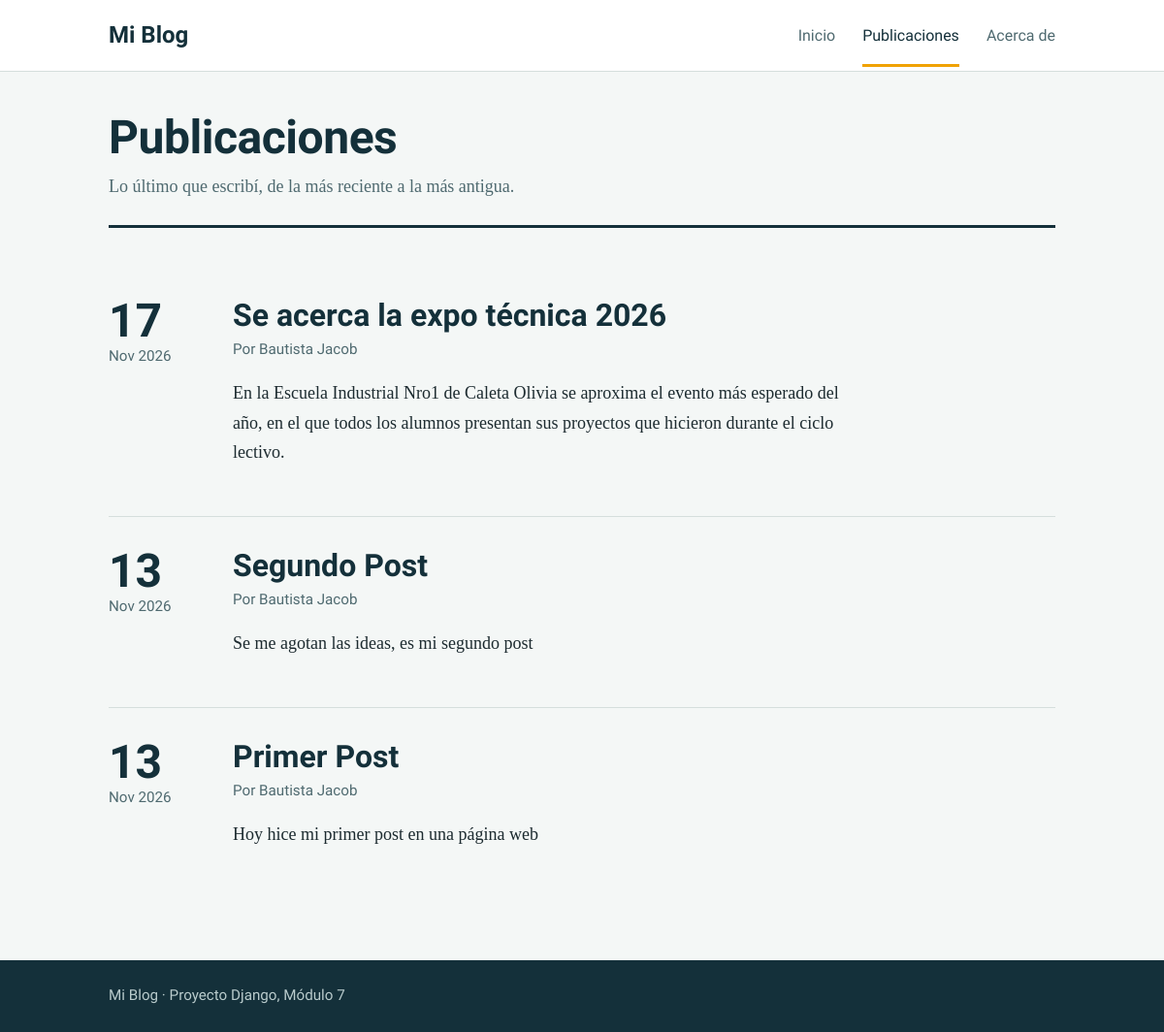
/posts/, run on the app's committed database.
### posts/models.py (models this page shows, shortened)
class Post(models.Model):
    ESTADO_BORRADOR = 'borrador'
    ESTADO_PUBLICADO = 'publicado'
    ESTADO_ARCHIVADO = 'archivado'
    ESTADOS = [
        (ESTADO_BORRADOR, 'Borrador'),
        (ESTADO_PUBLICADO, 'Publicado'),
        (ESTADO_ARCHIVADO, 'Archivado'),
    ]
    titulo = models.CharField(max_length=200)
    contenido = models.TextField()
    autor = models.CharField(max_length=100)
    fecha_creacion = models.DateTimeField(auto_now_add=True)
    estado = models.CharField(
        max_length=10,
        choices=ESTADOS,
        default=ESTADO_BORRADOR,
    )

### posts/views.py (the view)
# urls.py: path('posts/', views.lista_posts, name='lista_posts'),
def lista_posts(request):
    posts = Post.objects.filter(estado="publicado").order_by("-fecha_creacion")
    context = {
        "posts": posts
    }
    return render(request, "posts/lista_posts.html", context)

### posts/templates/posts/lista_posts.html (shortened to what this page needs)
{% extends 'posts/base.html' %}
{% block contenido %}
<section class="seccion">
    <h1 class="seccion-titulo">Publicaciones</h1>
    <p class="seccion-intro">Lo último que escribí, de la más reciente a la más antigua.</p>
    <div class="lista-posts">
        {% for post in posts %}
        <article class="post">
            <time class="post-fecha" datetime="{{ post.fecha_creacion|date:'c' }}">
                <span class="post-dia">{{ post.fecha_creacion|date:"d" }}</span>
                <span class="post-mes">{{ post.fecha_creacion|date:"M Y" }}</span>
            </time>
            <div class="post-cuerpo">
                <h2 class="post-titulo">{{ post.titulo }}</h2>
                <p class="post-meta">Por {{ post.autor }}</p>
                <div class="post-contenido">{{ post.contenido|linebreaks }}</div>
            </div>
        </article>
        {% empty %}
        <div class="vacio">
            <h2>Todavía no hay publicaciones</h2>
            <p>Entrá al <a href="/admin/">panel de administración</a>, creá un post y cambiá su estado a «Publicado» para verlo acá.</p>
        </div>
        {% endfor %}
    </div>
</section>
{% endblock %}

### posts/templates/posts/base.html (shortened to what this page needs)
{% load static %}
<!DOCTYPE html>
<html lang="es">
<head>
    <link rel="stylesheet" href="{% static 'posts/css/estilos.css' %}">
</head>
<body>
    <header class="cabecera">
        <div class="cabecera-interior">
            <a class="marca" href="{% url 'posts:inicio' %}">Mi Blog</a>
            <nav class="menu" aria-label="Principal">
                <a href="{% url 'posts:inicio' %}"
                   {% if request.resolver_match.url_name == 'inicio' %}aria-current="page"{% endif %}>Inicio</a>
                <a href="{% url 'posts:lista_posts' %}"
                   {% if request.resolver_match.url_name == 'lista_posts' %}aria-current="page"{% endif %}>Publicaciones</a>
                <a href="{% url 'posts:acerca' %}"
                   {% if request.resolver_match.url_name == 'acerca' %}aria-current="page"{% endif %}>Acerca de</a>
            </nav>
        </div>
    </header>
    <main id="contenido" class="contenedor">
        {% block contenido %}{% endblock %}
    </main>
    <footer class="pie">
        <div class="pie-interior">
            <p>Mi Blog · Proyecto Django, Módulo 7</p>
        </div>
    </footer>
</body>
</html>

### posts/static/posts/css/estilos.css (style rules this page uses)
:root { --petroleo: #14303a; --petroleo-suave: #1f4755; --azafran: #f0a202; --papel: #f4f7f6; --superficie: #ffffff; --linea: #d5dedc; --texto: #1d2b30; --texto-suave: #4f6a70; --fuente-titulos: "Bricolage Grotesque", "Segoe UI", system-ui, sans-serif; --fuente-texto: "Source Serif 4", Georgia, "Times New Roman", serif; --ancho: 64rem; --ancho-lectura: 40rem; }
*, *::before, *::after { box-sizing: border-box; }
html { scroll-behavior: smooth; }
body { margin: 0; min-height: 100vh; display: flex; flex-direction: column; background: var(--papel); color: var(--texto); font-family: var(--fuente-texto); font-size: 1.125rem; line-height: 1.7; }
h1, h2, h3 { font-family: var(--fuente-titulos); color: var(--petroleo); line-height: 1.15; margin: 0 0 0.5rem; }
a { color: var(--petroleo-suave); text-underline-offset: 0.2em; }
.cabecera { background: var(--superficie); border-bottom: 1px solid var(--linea); }
.cabecera-interior { max-width: var(--ancho); margin: 0 auto; padding: 0 1.5rem; display: flex; align-items: center; justify-content: space-between; flex-wrap: wrap; gap: 0.5rem 2rem; }
.marca { font-family: var(--fuente-titulos); font-weight: 700; font-size: 1.5rem; color: var(--petroleo); text-decoration: none; padding: 1rem 0; }
.menu { display: flex; gap: 1.75rem; }
.menu a { font-family: var(--fuente-titulos); font-weight: 500; font-size: 1rem; color: var(--texto-suave); text-decoration: none; padding: 1.2rem 0 1.05rem; border-bottom: 3px solid transparent; }
.menu a[aria-current="page"] { color: var(--petroleo); border-bottom-color: var(--azafran); }
.contenedor { flex: 1; width: 100%; max-width: var(--ancho); margin: 0 auto; padding: 2.5rem 1.5rem 4rem; }
.seccion-titulo { font-size: clamp(2rem, 5vw, 3rem); letter-spacing: -0.01em; }
.seccion-intro { color: var(--texto-suave); margin: 0 0 2.5rem; padding-bottom: 1.5rem; border-bottom: 3px solid var(--petroleo); }
.post { display: grid; grid-template-columns: 6.5rem minmax(0, 1fr); gap: 1.5rem; padding: 2rem 0; border-bottom: 1px solid var(--linea); }
.post:last-child { border-bottom: none; }
.post-fecha { font-family: var(--fuente-titulos); color: var(--petroleo); line-height: 1; }
.post-dia { display: block; font-size: 3rem; font-weight: 700; }
.post-mes { display: block; margin-top: 0.35rem; font-size: 0.95rem; font-weight: 500; color: var(--texto-suave); text-transform: capitalize; }
.post-titulo { font-size: clamp(1.5rem, 3.5vw, 2rem); color: var(--petroleo); margin-bottom: 0.3rem; }
.post-meta { font-family: var(--fuente-titulos); font-size: 0.95rem; color: var(--texto-suave); margin: 0 0 1rem; }
.post-contenido { max-width: var(--ancho-lectura); color: var(--texto); }
.post-contenido p { margin: 0 0 1em; }
.pie { background: var(--petroleo); color: #b9cbcc; font-family: var(--fuente-titulos); font-size: 0.95rem; }
.pie-interior { max-width: var(--ancho); margin: 0 auto; padding: 1.5rem; }
.pie p { margin: 0; }

### data on the page
Post: fecha_creacion "17", fecha_creacion "Nov 2026", titulo "Se acerca la expo técnica 2026", autor "Bautista Jacob", contenido "En la Escuela Industrial Nro1 de Caleta Olivia se aproxima el evento más esperado del año, en el que todos los alumnos presentan sus proyectos que hicieron durante el ciclo lectivo."
Post: fecha_creacion "13", fecha_creacion "Nov 2026", titulo "Segundo Post", autor "Bautista Jacob", contenido "Se me agotan las ideas, es mi segundo post"
Post: fecha_creacion "13", fecha_creacion "Nov 2026", titulo "Primer Post", autor "Bautista Jacob", contenido "Hoy hice mi primer post en una página web"
